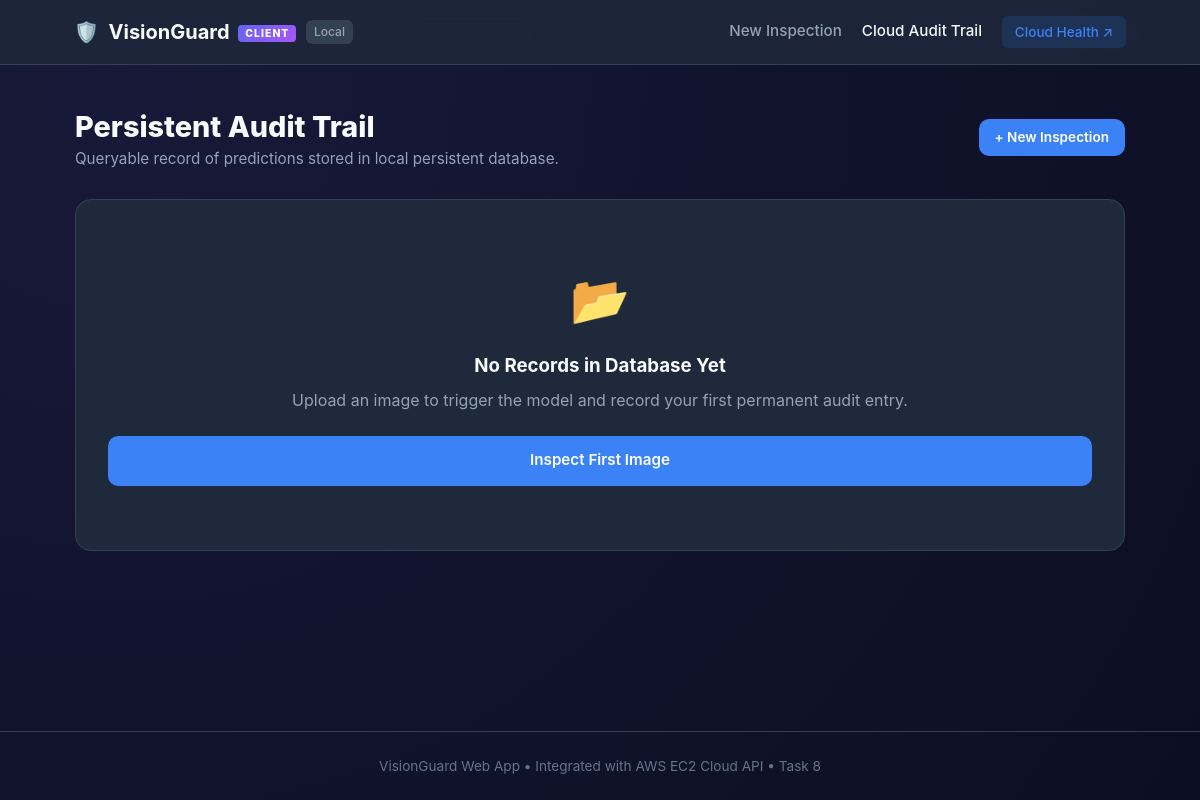
Page /history on the earlier database version.
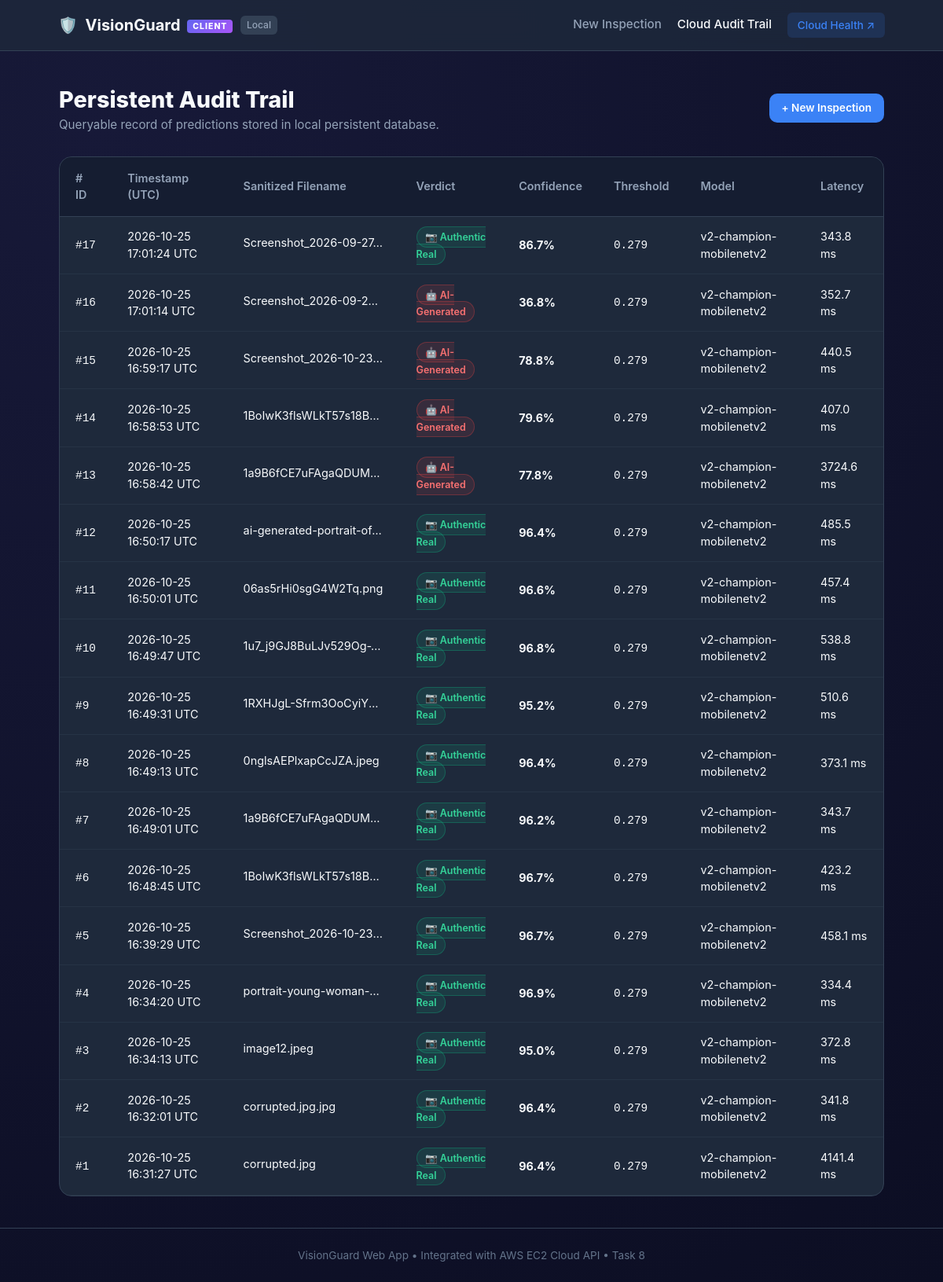
Same page on the later database version.
### tables this page shows
CREATE TABLE predictions (
            id INTEGER PRIMARY KEY AUTOINCREMENT,
            timestamp TEXT NOT NULL,
            filename TEXT NOT NULL,
            predicted_label TEXT NOT NULL,
            confidence REAL NOT NULL,
            decision_threshold REAL NOT NULL,
            model_version TEXT NOT NULL,
            latency_ms REAL NOT NULL
        );

### app.py (the view)
@app.route("/history", methods=["GET"])
def history():
    if CLOUD_HOST:
        try:
            cloud_resp = requests.get(f"{CLOUD_HOST}/history", timeout=15)
            records = parse_cloud_history_html(cloud_resp.text)
            return render_template("history.html", records=records, is_cloud=True, cloud_host=CLOUD_HOST)
        except Exception as e:
            return render_template(
                "error.html",
                error_code=502,
                error_title="Cloud Database Unreachable",
                error_message=f"Could not fetch audit history from Cloud server at {CLOUD_HOST}: {str(e)}"
            ), 502
    else:
        from src.database import get_prediction_history
        records = get_prediction_history(limit=50)
        return render_template("history.html", records=records, is_cloud=False)

### src/database.py (called while the page is built)
def is_postgres():
    db_url = os.getenv("DATABASE_URL", "")
    return db_url.startswith("postgres://") or db_url.startswith("postgresql://")

def get_connection():
    if is_postgres():
        import psycopg2
        import psycopg2.extras
        db_url = os.getenv("DATABASE_URL")
        conn = psycopg2.connect(db_url)
        return conn, "postgres"
    else:
        path = os.getenv("DATABASE_PATH", DEFAULT_SQLITE_PATH)
        os.makedirs(os.path.dirname(path), exist_ok=True)
        conn = sqlite3.connect(path)
        conn.row_factory = sqlite3.Row
        return conn, "sqlite"

def get_prediction_history(limit=50):
    conn, db_type = get_connection()
    cursor = conn.cursor()
    placeholder = "%s" if db_type == "postgres" else "?"
    query = f"""
        SELECT id, timestamp, filename, predicted_label, confidence, decision_threshold, model_version, latency_ms
        FROM predictions
        ORDER BY id DESC
        LIMIT {placeholder}
    """
    cursor.execute(query, (limit,))
    if db_type == "postgres":
        columns = [desc[0] for desc in cursor.description]
        rows = [dict(zip(columns, row)) for row in cursor.fetchall()]
    else:
        rows = [dict(row) for row in cursor.fetchall()]
    conn.close()
    return rows

### templates/history.html (shortened to what this page needs)
{% extends "base.html" %}
{% block content %}
<div class="history-container">
    <div class="history-header">
        <div>
            <div class="history-badge-wrapper">
                <h1 class="history-title">Persistent Audit Trail</h1>
            </div>
            <p class="history-subtitle">
                {% if is_cloud %}
                    Showing verified database records queried directly from the cloud-hosted VisionGuard serving instance (Task 8).
                {% else %}
                    Queryable record of predictions stored in local persistent database.
                {% endif %}
            </p>
        </div>
        <a href="{{ url_for('index') }}" class="btn btn-primary btn-sm">+ New Inspection</a>
    </div>
    {% if records and records|length > 0 %}
        <div class="table-card">
            <div class="table-responsive">
                <table class="audit-table">
                    <thead>
                        <tr>
                            <th># ID</th>
                            <th>Timestamp (UTC)</th>
                            <th>Sanitized Filename</th>
                            <th>Verdict</th>
                            <th>Confidence</th>
                            <th>Threshold</th>
                            <th>Model</th>
                            <th>Latency</th>
                        </tr>
                    </thead>
                    <tbody>
                        {% for row in records %}
                            <tr>
                                <td class="col-id"><code>#{{ row.id }}</code></td>
                                <td class="col-time">{{ row.timestamp }}</td>
                                <td class="col-file" title="{{ row.filename }}">
                                    <span class="file-pill">{{ row.filename }}</span>
                                </td>
                                <td>
                                    {% if row.predicted_label == "AI-Generated" %}
                                        <span class="badge badge-ai">🤖 AI-Generated</span>
                                    {% else %}
                                        <span class="badge badge-real">📷 Authentic Real</span>
                                    {% endif %}
                                </td>
                                <td class="col-conf"><strong>{{ "%.1f"|format(row.confidence * 100) }}%</strong></td>
                                <td class="col-thresh"><code>{{ "%.3f"|format(row.decision_threshold) }}</code></td>
                                <td class="col-model">{{ row.model_version }}</td>
                                <td class="col-lat">{{ "%.1f"|format(row.latency_ms) }} ms</td>
                            </tr>
                        {% endfor %}
                    </tbody>
                </table>
            </div>
        </div>
    {% else %}
        <div class="empty-state">
            <div class="empty-icon">📂</div>
            <h3>No Records in Database Yet</h3>
            <p>Upload an image to trigger the model and record your first permanent audit entry.</p>
            <a href="{{ url_for('index') }}" class="btn btn-primary">Inspect First Image</a>
        </div>
    {% endif %}
</div>
{% endblock %}

### templates/base.html (shortened to what this page needs)
<!DOCTYPE html>
<html lang="en">
<head>
    <link rel="stylesheet" href="{{ url_for('static', filename='css/style.css') }}">
</head>
<body class="client-theme">
    <header class="navbar">
        <div class="nav-container">
            <a href="{{ url_for('index') }}" class="nav-brand">
                <span class="brand-shield">🛡️</span>
                <span class="brand-name">VisionGuard <span class="client-tag">CLIENT</span></span>
                {% if is_cloud %}
                    <span class="cloud-indicator" title="Connected to AWS EC2">
                        <span class="pulse-dot"></span> AWS EC2 Cloud
                    </span>
                {% else %}
                    <span class="brand-badge">Local</span>
                {% endif %}
            </a>
            <nav class="nav-links">
                <a href="{{ url_for('index') }}" class="nav-link {% if request.endpoint == 'index' %}active{% endif %}">New Inspection</a>
                <a href="{{ url_for('history') }}" class="nav-link {% if request.endpoint == 'history' %}active{% endif %}">Cloud Audit Trail</a>
                <a href="{{ url_for('health') }}" target="_blank" class="nav-link nav-health">Cloud Health ↗</a>
            </nav>
        </div>
    </header>
    <main class="main-content">
        {% block content %}{% endblock %}
    </main>
    <footer class="footer">
        <div class="footer-container">
            <p>VisionGuard Web App • Integrated with AWS EC2 Cloud API • Task 8</p>
        </div>
    </footer>
</body>
</html>

### static/css/style.css (style rules this page uses)
:root { --bg-primary: #0f172a; --bg-secondary: #1e293b; --bg-card: #1e293b; --border-color: #334155; --text-primary: #f8fafc; --text-secondary: #94a3b8; --text-muted: #64748b; --accent-blue: #3b82f6; --accent-blue-hover: #2563eb; --color-ai: #ef4444; --color-ai-bg: rgba(239, 68, 68, 0.12); --color-real: #10b981; --color-real-bg: rgba(16, 185, 129, 0.12); --radius-sm: 6px; --radius-md: 10px; --radius-lg: 16px; }
* { margin: 0; padding: 0; box-sizing: border-box; }
body { font-family: 'Inter', -apple-system, BlinkMacSystemFont, sans-serif; background-color: var(--bg-primary); color: var(--text-primary); line-height: 1.5; min-height: 100vh; display: flex; flex-direction: column; }
.navbar { background-color: rgba(30, 41, 59, 0.85); backdrop-filter: blur(12px); border-bottom: 1px solid var(--border-color); position: sticky; top: 0; z-index: 100; }
.nav-container { max-width: 1100px; margin: 0 auto; padding: 1rem 1.5rem; display: flex; justify-content: space-between; align-items: center; }
.nav-brand { display: flex; align-items: center; gap: 0.6rem; text-decoration: none; color: var(--text-primary); font-weight: 700; font-size: 1.25rem; }
.brand-badge { background-color: var(--border-color); color: var(--text-secondary); font-size: 0.75rem; padding: 0.2rem 0.5rem; border-radius: var(--radius-sm); font-weight: 500; }
.nav-links { display: flex; align-items: center; gap: 1.25rem; }
.nav-link { text-decoration: none; color: var(--text-secondary); font-weight: 500; font-size: 0.95rem; transition: color 0.2s ease; }
.nav-link:hover, .nav-link.active { color: var(--text-primary); }
.nav-health { background-color: rgba(59, 130, 246, 0.15); color: var(--accent-blue); padding: 0.35rem 0.8rem; border-radius: var(--radius-sm); font-size: 0.85rem; }
.main-content { flex: 1; padding: 2.5rem 1.5rem; max-width: 1100px; margin: 0 auto; width: 100%; }
.btn { display: inline-flex; align-items: center; justify-content: center; padding: 0.85rem 1.5rem; font-weight: 600; font-size: 0.95rem; border-radius: var(--radius-md); cursor: pointer; border: none; text-decoration: none; transition: all 0.2s ease; width: 100%; }
.btn-primary { background-color: var(--accent-blue); color: white; }
.btn-sm { width: auto; padding: 0.5rem 1rem; font-size: 0.85rem; }
.history-container { max-width: 1050px; margin: 0 auto; }
.history-header { display: flex; justify-content: space-between; align-items: center; margin-bottom: 1.75rem; }
.history-title { font-size: 1.8rem; font-weight: 800; }
.history-subtitle { color: var(--text-secondary); font-size: 0.95rem; }
.table-card { background-color: var(--bg-card); border: 1px solid var(--border-color); border-radius: var(--radius-lg); overflow: hidden; }
.table-responsive { overflow-x: auto; }
.audit-table { width: 100%; border-collapse: collapse; font-size: 0.9rem; text-align: left; }
.audit-table th { background-color: rgba(15, 23, 42, 0.6); padding: 1rem 1.25rem; font-weight: 600; color: var(--text-secondary); border-bottom: 1px solid var(--border-color); }
.audit-table td { padding: 0.9rem 1.25rem; border-bottom: 1px solid rgba(51, 65, 85, 0.4); }
.file-pill { max-width: 180px; display: inline-block; overflow: hidden; text-overflow: ellipsis; white-space: nowrap; }
.badge { padding: 0.3rem 0.65rem; border-radius: 9999px; font-size: 0.78rem; font-weight: 600; }
.badge-ai { background-color: var(--color-ai-bg); color: #f87171; border: 1px solid rgba(239, 68, 68, 0.3); }
.badge-real { background-color: var(--color-real-bg); color: #34d399; border: 1px solid rgba(16, 185, 129, 0.3); }
.footer { border-top: 1px solid var(--border-color); padding: 1.5rem; text-align: center; color: var(--text-muted); font-size: 0.85rem; margin-top: auto; }
.client-theme { background: radial-gradient(circle at 10% 10%, #171938 0%, #0c0e23 100%); }
.client-tag { font-size: 0.65rem; font-weight: 800; letter-spacing: 0.1em; padding: 2px 7px; background: linear-gradient(135deg, #6366f1, #a855f7); color: white; border-radius: 4px; vertical-align: middle; margin-left: 4px; }
.history-badge-wrapper { display: flex; align-items: center; gap: 12px; }

Differences in the rows shown:
added predictions: id "17", timestamp "2026-10-25 17:01:24 UTC", filename "Screenshot_2026-09-27…", predicted_label "📷 Authentic Real", row.confidence*100 "86.7", decision_threshold "0.279", model_version "v2-champion-mobilenetv2", latency_ms "343.8"
added predictions: id "16", timestamp "2026-10-25 17:01:14 UTC", filename "Screenshot_2026-09-2…", predicted_label "🤖 AI-Generated", row.confidence*100 "36.8", decision_threshold "0.279", model_version "v2-champion-mobilenetv2", latency_ms "352.7"
added predictions: id "15", timestamp "2026-10-25 16:59:17 UTC", filename "Screenshot_2026-10-23…", predicted_label "🤖 AI-Generated", row.confidence*100 "78.8", decision_threshold "0.279", model_version "v2-champion-mobilenetv2", latency_ms "440.5"
added predictions: id "14", timestamp "2026-10-25 16:58:53 UTC", filename "1BoIwK3flsWLkT57s18B…", predicted_label "🤖 AI-Generated", row.confidence*100 "79.6", decision_threshold "0.279", model_version "v2-champion-mobilenetv2", latency_ms "407.0"
added predictions: id "13", timestamp "2026-10-25 16:58:42 UTC", filename "1a9B6fCE7uFAgaQDUM…", predicted_label "🤖 AI-Generated", row.confidence*100 "77.8", decision_threshold "0.279", model_version "v2-champion-mobilenetv2", latency_ms "3724.6"
added predictions: id "12", timestamp "2026-10-25 16:50:17 UTC", filename "ai-generated-portrait-of…", predicted_label "📷 Authentic Real", row.confidence*100 "96.4", decision_threshold "0.279", model_version "v2-champion-mobilenetv2", latency_ms "485.5"
added predictions: id "11", timestamp "2026-10-25 16:50:01 UTC", filename "06as5rHi0sgG4W2Tq.png", predicted_label "📷 Authentic Real", row.confidence*100 "96.6", decision_threshold "0.279", model_version "v2-champion-mobilenetv2", latency_ms "457.4"
added predictions: id "10", timestamp "2026-10-25 16:49:47 UTC", filename "1u7_j9GJ8BuLJv529Og-…", predicted_label "📷 Authentic Real", row.confidence*100 "96.8", decision_threshold "0.279", model_version "v2-champion-mobilenetv2", latency_ms "538.8"
added predictions: id "9", timestamp "2026-10-25 16:49:31 UTC", filename "1RXHJgL-Sfrm3OoCyiY…", predicted_label "📷 Authentic Real", row.confidence*100 "95.2", decision_threshold "0.279", model_version "v2-champion-mobilenetv2", latency_ms "510.6"
added predictions: id "8", timestamp "2026-10-25 16:49:13 UTC", filename "0nglsAEPlxapCcJZA.jpeg", predicted_label "📷 Authentic Real", row.confidence*100 "96.4", decision_threshold "0.279", model_version "v2-champion-mobilenetv2", latency_ms "373.1"
added predictions: id "7", timestamp "2026-10-25 16:49:01 UTC", filename "1a9B6fCE7uFAgaQDUM…", predicted_label "📷 Authentic Real", row.confidence*100 "96.2", decision_threshold "0.279", model_version "v2-champion-mobilenetv2", latency_ms "343.7"
added predictions: id "6", timestamp "2026-10-25 16:48:45 UTC", filename "1BoIwK3flsWLkT57s18B…", predicted_label "📷 Authentic Real", row.confidence*100 "96.7", decision_threshold "0.279", model_version "v2-champion-mobilenetv2", latency_ms "423.2"
added predictions: id "5", timestamp "2026-10-25 16:39:29 UTC", filename "Screenshot_2026-10-23…", predicted_label "📷 Authentic Real", row.confidence*100 "96.7", decision_threshold "0.279", model_version "v2-champion-mobilenetv2", latency_ms "458.1"
added predictions: id "4", timestamp "2026-10-25 16:34:20 UTC", filename "portrait-young-woman-…", predicted_label "📷 Authentic Real", row.confidence*100 "96.9", decision_threshold "0.279", model_version "v2-champion-mobilenetv2", latency_ms "334.4"
added predictions: id "3", timestamp "2026-10-25 16:34:13 UTC", filename "image12.jpeg", predicted_label "📷 Authentic Real", row.confidence*100 "95.0", decision_threshold "0.279", model_version "v2-champion-mobilenetv2", latency_ms "372.8"
added predictions: id "2", timestamp "2026-10-25 16:32:01 UTC", filename "corrupted.jpg.jpg", predicted_label "📷 Authentic Real", row.confidence*100 "96.4", decision_threshold "0.279", model_version "v2-champion-mobilenetv2", latency_ms "341.8"
added predictions: id "1", timestamp "2026-10-25 16:31:27 UTC", filename "corrupted.jpg", predicted_label "📷 Authentic Real", row.confidence*100 "96.4", decision_threshold "0.279", model_version "v2-champion-mobilenetv2", latency_ms "4141.4"
Other differences:
text no longer shown: "📂 No Records in Database Yet Upload an image to trigger the model and record your first permanent audit entry. Inspect First Image"
text now shown: "# ID Timestamp (UTC) Sanitized Filename Verdict Confidence Threshold Model Latency"
